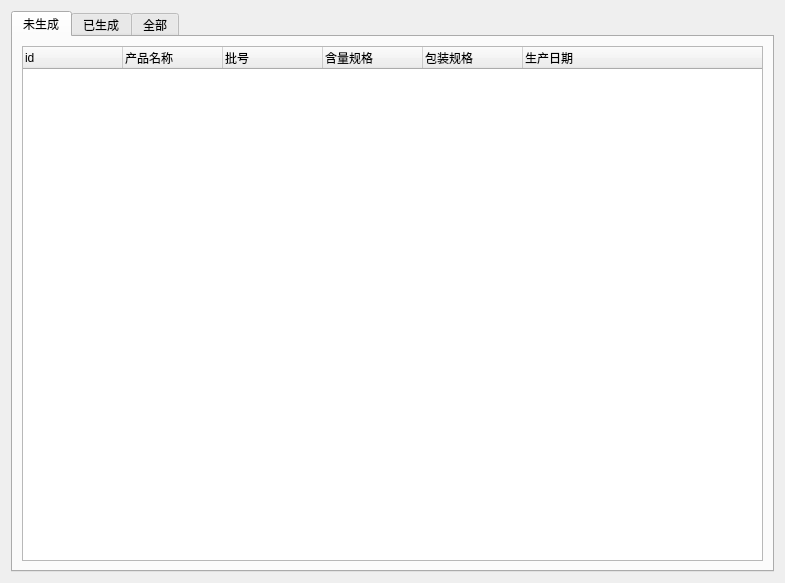
<?xml version="1.0" encoding="UTF-8"?>
<ui version="4.0">
 <class>Form</class>
 <widget class="QWidget" name="Form">
  <property name="geometry">
   <rect>
    <x>0</x>
    <y>0</y>
    <width>785</width>
    <height>583</height>
   </rect>
  </property>
  <property name="windowTitle">
   <string>Form</string>
  </property>
  <layout class="QGridLayout" name="gridLayout">
   <item row="0" column="0">
    <widget class="QTabWidget" name="tabWidget">
     <property name="currentIndex">
      <number>0</number>
     </property>
     <widget class="QWidget" name="tab_0">
      <attribute name="title">
       <string>未生成</string>
      </attribute>
      <layout class="QGridLayout" name="gridLayout_2">
       <item row="0" column="0">
        <widget class="QTreeWidget" name="treeWidget_prodlist">
         <property name="contextMenuPolicy">
          <enum>Qt::CustomContextMenu</enum>
         </property>
         <column>
          <property name="text">
           <string>id</string>
          </property>
         </column>
         <column>
          <property name="text">
           <string>产品名称</string>
          </property>
         </column>
         <column>
          <property name="text">
           <string>批号</string>
          </property>
         </column>
         <column>
          <property name="text">
           <string>含量规格</string>
          </property>
         </column>
         <column>
          <property name="text">
           <string>包装规格</string>
          </property>
         </column>
         <column>
          <property name="text">
           <string>生产日期</string>
          </property>
         </column>
        </widget>
       </item>
      </layout>
     </widget>
     <widget class="QWidget" name="tab_1">
      <attribute name="title">
       <string>已生成</string>
      </attribute>
     </widget>
     <widget class="QWidget" name="tab_2">
      <attribute name="title">
       <string>全部</string>
      </attribute>
     </widget>
    </widget>
   </item>
  </layout>
 </widget>
 <resources/>
 <connections/>
</ui>
